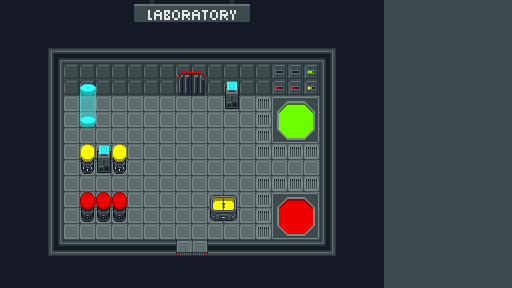

A 2D game scene composited from a Tiled map and its tileset images. What follows is a short description and the map's XML, with each tile layer's data collapsed to a summary:
An orthogonal 32x18 tile map with 16x16 px tiles, 5 tile layers (bg, room, door, sign, ...), 3 tilesets and 19 objects.

<map version="1.4" tiledversion="1.4.2" orientation="orthogonal" renderorder="right-down" width="32" height="18" tilewidth="16" tileheight="16" infinite="0" nextlayerid="34" nextobjectid="84">
 <tileset firstgid="1" source="tilesheet.tsx" />
 <tileset firstgid="273" source="signs.tsx" />
 <tileset firstgid="297" source="signs.tsx" />
 <layer id="6" name="bg" width="32" height="18">
  <data>[576 cells, 576 non-empty, 2 distinct tile ids]</data>
 </layer>
 <layer id="20" name="room" width="32" height="18">
  <data>[576 cells, 234 non-empty, 13 distinct tile ids]</data>
 </layer>
 <layer id="28" name="door" width="32" height="18">
  <data>[576 cells, 6 non-empty, 6 distinct tile ids]</data>
 </layer>
 <objectgroup id="30" name="door">
  <object id="72" x="176" y="80" width="32" height="16" />
  <object id="73" x="176" y="240" width="32" height="16" />
 </objectgroup>
 <objectgroup id="31" name="system">
  <object id="74" x="224" y="96" width="16" height="16" />
  <object id="75" x="96" y="160" width="16" height="16" />
 </objectgroup>
 <objectgroup id="32" name="object">
  <object id="76" x="80" y="160" width="16" height="16" />
  <object id="77" x="112" y="160" width="16" height="16" />
  <object id="79" x="80" y="208" width="48" height="16" />
  <object id="80" x="208" y="192" width="32" height="32" />
  <object id="81" x="272" y="192" width="48" height="48" />
  <object id="82" x="272" y="96" width="48" height="48" />
 </objectgroup>
 <objectgroup id="33" name="teleportation">
  <object id="83" x="80" y="112" width="16" height="16" />
 </objectgroup>
 <layer id="19" name="sign" width="32" height="18">
  <data>[576 cells, 1 non-empty, 1 distinct tile ids]</data>
 </layer>
 <layer id="23" name="objects" width="32" height="18">
  <data>[576 cells, 39 non-empty, 31 distinct tile ids]</data>
 </layer>
 <objectgroup id="29" name="wall">
  <object id="64" x="48" y="48" width="128" height="48" />
  <object id="65" x="176" y="48" width="32" height="32" />
  <object id="66" x="208" y="48" width="128" height="48" />
  <object id="67" x="320" y="48" width="16" height="208" />
  <object id="68" x="208" y="240" width="128" height="16" />
  <object id="69" x="48" y="240" width="128" height="16" />
  <object id="70" x="48" y="96" width="16" height="160" />
  <object id="71" x="176" y="256" width="32" height="16" />
 </objectgroup>
</map>